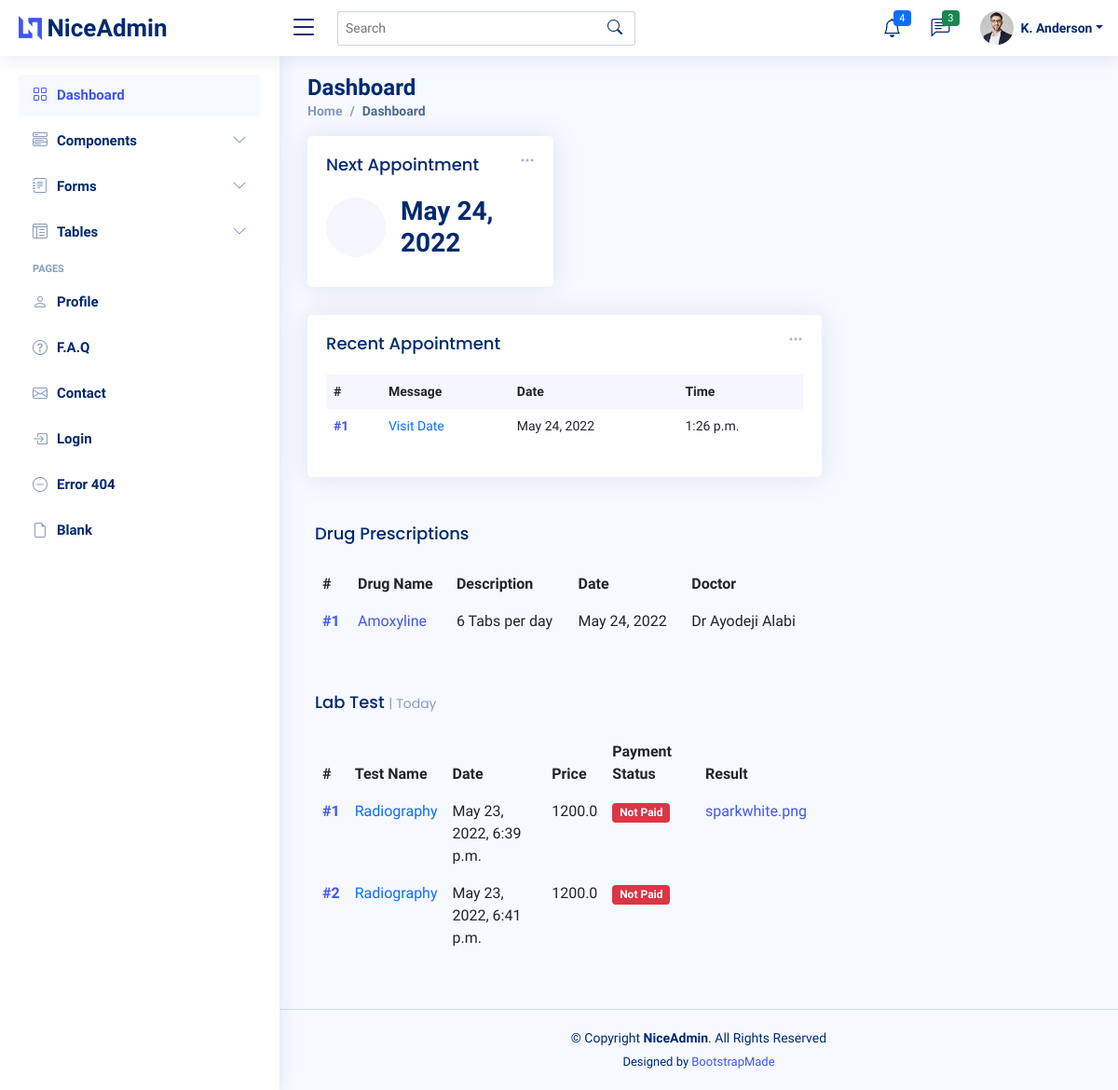
The app's page /patient/1, older data.
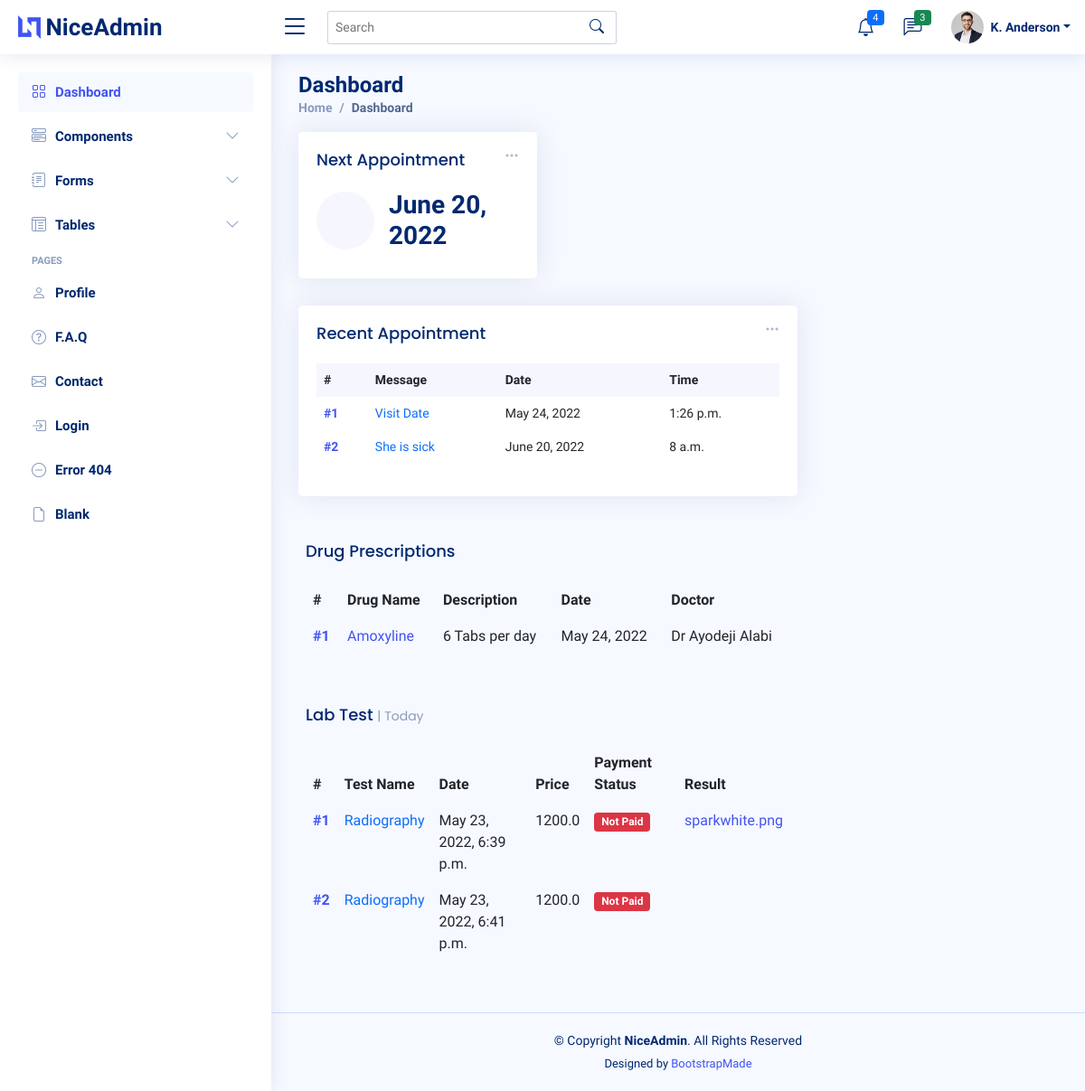
The same page, newer data.
### Patient/models/patient.py (models this page shows, shortened)
class Patient(models.Model):
    profile = models.OneToOneField(User, on_delete=models.CASCADE)
    DOB = models.DateField(blank=True)
    phone_number = models.CharField(max_length=15, blank=True)
    department = models.ManyToManyField(Department,blank=True)
    home_address = models.CharField(max_length=50, blank=True)
    next_of_kin_name = models.CharField(max_length=20, blank=True)
    next_of_kin_contact = models.CharField(max_length=20, blank=True)
    admitted = models.BooleanField(default=False)
    occupation = models.CharField(max_length=20, default="Teacher")
    def get_appointment_history(self):
        return self.appointment_set.all()

class Appointment(models.Model):
    department = models.ForeignKey(Department, on_delete=models.CASCADE)
    doctor = models.ForeignKey(Doctor, on_delete=models.CASCADE)
    date = models.DateField()
    time = models.TimeField()
    patient = models.ForeignKey(Patient, on_delete=models.CASCADE)
    phone_number = models.CharField(blank=True, max_length=20)
    message = models.TextField(max_length=160 , blank=True)
    payment_status = models.BooleanField(default=False)
    slug= models.SlugField( default='12-12-11')

class DrugPrescription(models.Model):
    drug_name = models.CharField(max_length=20)
    dosage_description = models.TextField(max_length=50)
    patient = models.ForeignKey(Patient, on_delete=models.Model)
    prescribing_doctor = models.ForeignKey(Doctor, on_delete=models.DO_NOTHING)
    date = models.DateField(auto_now_add=True)
    appointment = models.ForeignKey("Appointment", on_delete=models.CASCADE, limit_choices_to=Q(date__lte =
                                                                                                datetime.datetime.now()))

class LabTest(models.Model):
    urgency_choice = [
        ("Very very Urgent", "Class A"),
        ("Very Urgent", "Class B"),
        ("Not Urgent", "Class C")
    ]
    test = models.ForeignKey(LabTestObject, on_delete=models.CASCADE)
    patient = models.ForeignKey(Patient, on_delete=models.CASCADE)
    date = models.DateTimeField(auto_now_add=True)
    prescribing_doctor = models.ForeignKey(Doctor, on_delete=models.CASCADE)
    urgency = models.CharField(choices=urgency_choice, max_length=30)
    appointment= models.ForeignKey("Appointment", on_delete=models.CASCADE, limit_choices_to=Q(date__lte =
                                                                                               datetime.datetime.now()))
    payment_status = models.BooleanField(default=False)

class LabTestObject(models.Model):
    test_name = models.CharField(max_length=20)
    description = models.TextField(max_length=160)
    department = models.ForeignKey(Department, on_delete=models.DO_NOTHING)
    price = models.FloatField()
    def __str__(self):
        return f"{self.test_name}"

class TestResult(models.Model):
    for_which_test = models.OneToOneField(LabTest, on_delete=models.CASCADE)
    result = models.FileField()
    date = models.DateTimeField(auto_now_add=True)
    lab_attendant = models.ForeignKey(LabAttendance, models.DO_NOTHING)

### Staff/models/staff.py (models this page shows, shortened)
class Staff(models.Model):
    profile = models.OneToOneField(User, on_delete=models.CASCADE)
    about = models.CharField(max_length=50, blank=True)
    phone_number = models.CharField(max_length=15)
    duty_shift = models.CharField(choices=shift_choice, max_length=20)
    department = models.ForeignKey(Department, on_delete=models.CASCADE , default=1)
    profile_picture = models.ImageField(upload_to='profile_picture', blank=True)
    facebook = models.URLField(blank=True)
    linkedln = models.URLField(blank= True)
    twitter = models.URLField(blank=True)
    class Meta:
        abstract = True

class Doctor(Staff):
    qualification = models.OneToOneField("Qualification", on_delete=models.CASCADE)
    available_time = models.TimeField(blank=True)
    subordinate = models.ForeignKey('Doctor', on_delete=models.CASCADE, blank= True, null=True)
    def get_fullname(self):
        return f"{self.profile.first_name} {self.profile.last_name}"
    def __str__(self):
        return "Dr " + str(self.get_fullname())

### Patient/views.py (the view)
# urls.py: path("patient/<int:id>", patient_page, name="patient-page" ),
def patient_page(request, id):
    patient = Patient.objects.get(id=id)
    appointments = patient.get_appointment_history()
    drug_prescription_list = DrugPrescription.objects.filter(patient_id=patient.id)
    lab_test_list = LabTest.objects.filter(patient_id=patient.id)
    context = {
        "patient": patient,
        "appointments": appointments,
        "labtests": lab_test_list,
        "drugprescriptions": drug_prescription_list
    }
    return render(request, "patient-page.html", context)

### Patient/templates/patient-page.html (shortened to what the changed rows need)
{% extends 'base-p.html' %}
{% load static %}
{% block content%}
  <main id="main" class="main">
    <div class="pagetitle">
      <h1>Dashboard</h1>
    </div>
    <section class="section dashboard">
      <div class="row">
        <div class="col-lg-8">
          <div class="row">
            <div class="col-xxl-4 col-md-6">
              <div class="card info-card sales-card">
                <div class="card-body">
                  <div class="d-flex align-items-center">
                    <div class="ps-3">
                      <h6>{{appointments.last.date}}</h6>
                    </div>
                  </div>
                </div>
              </div>
            </div>
            <div class="col-12">
              <div class="card recent-sales overflow-auto">
                <div class="card-body">
                  <table class="table table-borderless datatable">
                    <thead>
                      <tr>
                        <th scope="col">#</th>
                        <th scope="col">Message</th>
                        <th scope="col">Date</th>
                        <th scope="col">Time</th>
                      </tr>
                    </thead>
                    <tbody>
                    {% for appointment in appointments.reverse %}
                      <tr>
                        <th scope="row"><a href="#">#{{forloop.counter}}</a></th>
                        <td><a href="#" class="text-primary">{{ appointment.message }}</a></td>
                        <td>{{appointment.date}}</td>
                        <td><span class="">{{appointment.time}}</span></td>
                      </tr>
                    {% endfor%}
                    </tbody>
                  </table>
                </div>
              </div>
            </div>
                   <div class="card-body">
                  <table class="table table-borderless datatable">
                    <thead>
                      <tr>
                        <th scope="col">#</th>
                        <th scope="col">Drug Name</th>
                        <th scope="col">Description</th>
                        <th scope="col">Date</th>
                        <th scope="col">Doctor</th>
                      </tr>
                    </thead>
                    <tbody>
                    {% for drug in drugprescriptions%}
                    <tr>
                        <th scope="row"><a href="#">#{{forloop.counter}}</a></th>
                        <td><a href="#" class="text-primar">{{drug.drug_name}}</a></td>
                        <td>{{drug.dosage_description}}</td>
                        <td>{{drug.date}}</td>
                        <td>{{drug.prescribing_doctor}}</td>
                    </tr>
                    {% endfor %}
                    </tbody>
                  </table>
                </div>
                   <div class="card-body">
                  <table class="table table-borderless datatable">
                    <thead>
                      <tr>
                        <th scope="col">#</th>
                        <th scope="col">Test Name</th>
                        <th scope="col">Date</th>
                        <th scope="col">Price
                        <th scope="col">Payment Status</th>
                        <th scope="col"> Result </th>
                      </tr>
                    </thead>
                    <tbody>
                    {% for test in labtests%}
                    <tr>
                        <th scope="row"><a href="#">#{{forloop.counter}}</a></th>
                        <td><a href="#" class="text-primary">{{test.test}}</a></td>
                        <td>{{test.date}}</td>
                        <td>{{test.test.price}}</td>
                      {% if test.status %}
                        <td><span class="badge bg-success">Paid</span></td>
                      {% else %}
                      <td><span class="badge bg-danger">Not Paid</span></td>
                      {% endif %}
                      <td><a href="{{test.testresult.result.url}}" download="result.pdf">{{test.testresult.result}}</a></td>
                    </tr>
                    {% endfor %}
                    </tbody>
                  </table>
                </div>
          </div>
        </div>
      </div>
    </section>
  </main>
  {% endblock content %}

Row changes from the older to the newer data that the page shows:
computed for Patient: last "May 24, 2022" → "June 20, 2022"
added Appointment: message "She is sick", date "June 20, 2022", time "8 a.m."
